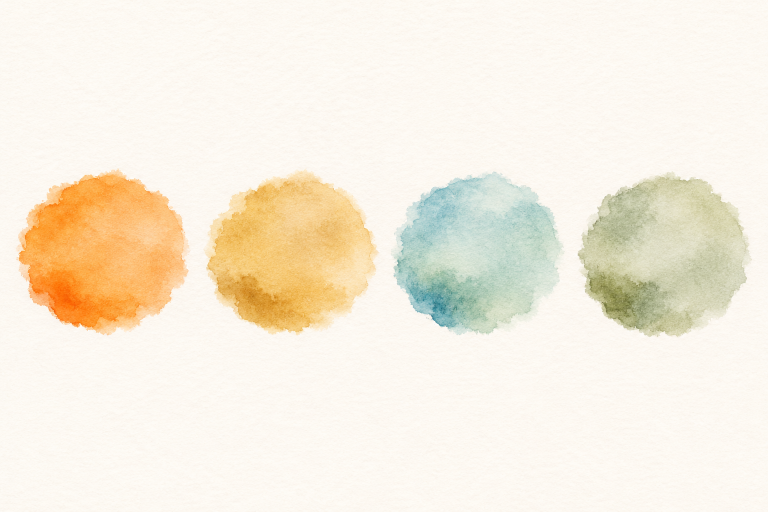
#> input picture reference/ink-pages/about-promise/originals/dots-colour-2.png, 1536 x 1024 px (shown at 1/2 size); its folder holds only this picture in this run
$ python build_about_promise.py
#> lines starting #> are read from the running program, lines starting #| are printed output that depends on the picture; after the words box and inside, x2 and y2 are one past the last pixel; in counts of white or black regions, pixels touching at a corner belong together
### reference/ink-pages/about-promise/cut_promise.py
"""Cut the four small paintings out of each "Our promise" take for the mockups (November 12, 2026).

Each Codex sheet holds four paintings in a row on bare paper. The paper is divided out (so the
paintings multiply onto the page, as the four grey dots do), the four are found as the four largest
patches of paint, sorted left to right, and each is cut into a square with room round it, its
edges faded to white so no crop line shows.

    python -X utf8 reference/ink-pages/about-promise/cut_promise.py take [take ...]

Out: plates/img/<take>-<1..4>.png (git-ignored), 360px squares like the dots they stand in for.
"""

import sys
from pathlib import Path

import cv2
import numpy as np
from PIL import Image

HERE = Path(__file__).resolve().parent
IMG = HERE / "plates" / "img"
SIDE = 360
# How far round each painting's own box the square reaches (a share of its larger side).
ROOM = 0.10


def load(name):
#> called with name = 'dots-colour-2'
    img = Image.open(HERE / "originals" / f"{name}.png")
#> img is the input picture: PIL image 1536x1024 RGB; mean R, G, B 246, 237.9, 222.1
    if img.mode in ("RGBA", "LA", "P"):
        img = img.convert("RGBA")
        paper = Image.new("RGBA", img.size, (255, 255, 255, 255))
        img = Image.alpha_composite(paper, img)
    return np.asarray(img.convert("RGB")).astype(float)


def divide_paper(a):
    """Paper to white: each channel divided by the paper's own colour (a bright percentile)."""
    paper = np.percentile(a.reshape(-1, 3), 90, axis=0)
#> paper = [254, 250, 244]
    return np.clip(a / paper * 255.0, 0, 255)


def paint_mask(a):
    """Where there is paint: darker than the paper, or coloured."""
    lo = a.min(axis=2)
    hi = a.max(axis=2)
    dark = 255 - lo
    sat = (hi - lo)
    mask = ((dark > 24) | (sat > 22)).astype(np.uint8)
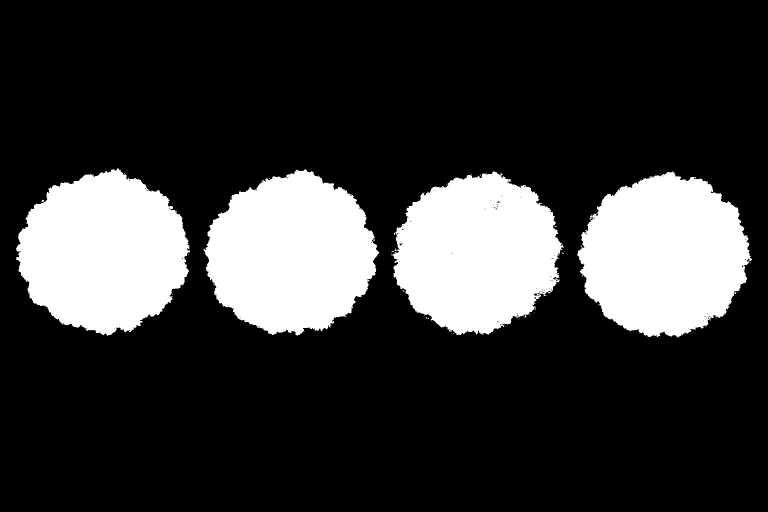
#> mask: shape (1024, 1536) (shown at 1/2 size); values 0 (black) and 1 (white), 21.3% white; 42 white regions (38 under 20 px), largest, box (x1, y1, x2, y2) and area: (1155, 343, 1504, 675) 84664, (32, 337, 380, 672) 84209, (407, 338, 759, 671) 84069, (782, 343, 1128, 670) 81396
    # Paper grain and stray specks out.
    return cv2.morphologyEx(mask, cv2.MORPH_OPEN, np.ones((3, 3), np.uint8))
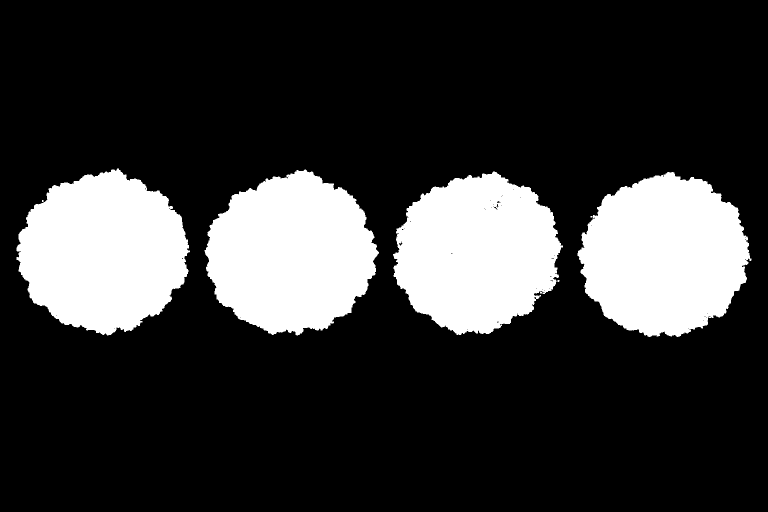
#> returned value: shape (1024, 1536) (shown at 1/2 size); values 0 (black) and 1 (white), 21.2% white; 8 white regions (4 under 20 px), largest, box (x1, y1, x2, y2) and area: (1155, 344, 1503, 674) 84391, (33, 337, 380, 671) 84024, (409, 339, 758, 671) 83852, (786, 343, 1126, 670) 80857


def four(mask):
    """The four paintings, left to right: the four bands of columns that hold the most paint (the
    four stand in one row, so a column with paint belongs to one of them; gaps of a few columns
    inside one painting are bridged)."""
    cols = mask.astype(np.int64).sum(axis=0) > 3
    runs, start = [], None
    for x, on in enumerate(list(cols) + [False]):
        if on and start is None:
            start = x
        elif not on and start is not None:
            runs.append([start, x])
            start = None
#> this loop made 1537 passes
#> on on passes 1 to 12: False, False, False, False, False, False, False, False, False, False, False, False
#> after the loop, runs = [[33, 379], [410, 757], [787, 1126], [1155, 1503]]
    merged = []
    for r in runs:
        if merged and r[0] - merged[-1][1] < 5:
            merged[-1][1] = r[1]
        else:
            merged.append(r)
#> this loop made 4 passes
#> after the loop, merged = [[33, 379], [410, 757], [787, 1126], [1155, 1503]]
    merged.sort(key=lambda r: -int(mask[:, r[0] : r[1]].astype(np.int64).sum()))
    if len(merged) < 4:
        raise SystemExit(f"found only {len(merged)} paintings")
    boxes = []
    for x0, x1 in merged[:4]:
        own = np.zeros_like(mask, bool)
        own[:, x0:x1] = mask[:, x0:x1] > 0
        ys = np.nonzero(own.sum(axis=1) > 3)[0]
        boxes.append((x0, ys.min(), x1, ys.max() + 1, own))
#> this loop made 4 passes
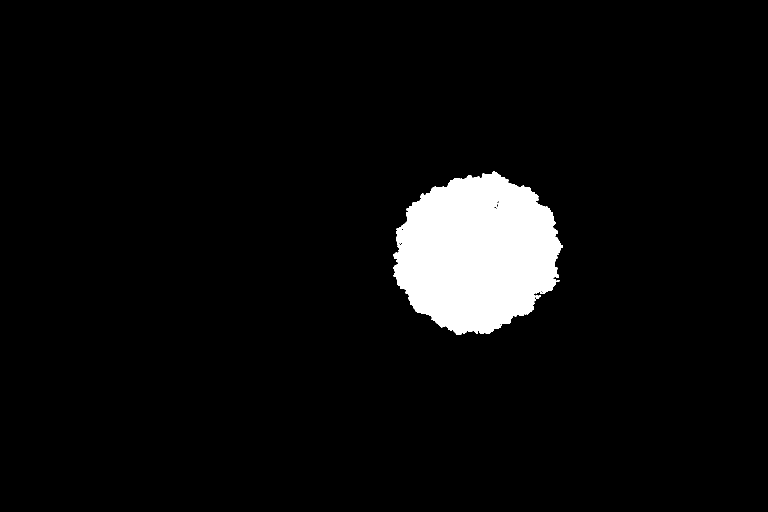
#> own: shape (1024, 1536) bool (shown at 1/2 size); 5.1% white; 3 white regions (2 under 20 px), largest, box (x1, y1, x2, y2) and area: (787, 343, 1126, 670) 80854
#> after the loop, boxes = 4 items
    return sorted(boxes, key=lambda b: b[0])


def cut(a, box, side, cy):
    """One painting in a square of the given side: all four share one scale and one middle line,
    so a bud stays smaller than the open flower and the four stand on one line."""
    x0, y0, x1, y1, own = box
    cx = (x0 + x1) / 2
    sx, sy = int(round(cx - side / 2)), int(round(cy - side / 2))
    out = np.full((side, side, 3), 255.0)
    keep = np.zeros((side, side), bool)
    H, W = a.shape[:2]
    ax0, ay0 = max(0, sx), max(0, sy)
    ax1, ay1 = min(W, sx + side), min(H, sy + side)
    out[ay0 - sy : ay1 - sy, ax0 - sx : ax1 - sx] = a[ay0:ay1, ax0:ax1]
    keep[ay0 - sy : ay1 - sy, ax0 - sx : ax1 - sx] = own[ay0:ay1, ax0:ax1]
    # Only this painting: a neighbour's paint that reaches into the square goes back to paper.
    soft = cv2.GaussianBlur(cv2.dilate(keep.astype(np.uint8) * 255, np.ones((15, 15), np.uint8)).astype(float), (0, 0), 6) / 255.0
    out = 255 - (255 - out) * soft[..., None]
    # The square's own edge fades to paper, so no crop line can show.
    ramp = np.minimum.outer(*(np.minimum(np.arange(side), np.arange(side)[::-1]),) * 2) / (side * 0.06)
    ramp = np.clip(ramp, 0, 1)
    out = 255 - (255 - out) * ramp[..., None]
    img = Image.fromarray(np.clip(out, 0, 255).astype(np.uint8))
    return img.resize((SIDE, SIDE), Image.LANCZOS)


# [10 lines left out: function main, not called in this run]


# [2 lines that do not run on import are left out]

### reference/ink-pages/about-promise/build_about_promise.py
"""Build About's "Our promise" pictures: the four dots in colour (Mo picked A, November 12, 2026).

Mo asked for About's last three parts to take the site's California colour, one part at a time.
Of three ideas for Our promise (A the same dots in colour, B four California wildflowers, C one
poppy counting from bud to bloom) he compared B and C, then said "Let's try A". The four grey ink
dots (dark to pale) become four loose watercolour blooms in the colours of the page's own
paintings: poppy orange, golden-hill straw, Pacific blue, sage green (Codex painting
dots-colour-2, prompts/_style.txt + prompts/dots-colour.txt).

The sheet's paper is divided out (the dots multiply onto the page, as the grey ones did) and each
dot is cut into a square with the same room round it as in the mockup Mo picked from
(cut_promise.py), all four on one scale and one middle line.

    python -X utf8 reference/ink-pages/about-promise/build_about_promise.py

Out: public/images/about-promise/dot-colour-<1..4>-v1.webp and src/components/about/promise-art.ts
(the grey dots stay in about-art.ts, which build_bc.py writes).
"""

from pathlib import Path

from cut_promise import ROOM, cut, divide_paper, four, load, paint_mask

HERE = Path(__file__).resolve().parent
ROOT = HERE.parents[2]
URL = "/images/about-promise"
SITE = ROOT / "public" / URL.lstrip("/")
ART = ROOT / "src" / "components" / "about" / "promise-art.ts"
TAKE = "dots-colour-2"
NAME = "dot-colour-{k}-v1"


def main():
    SITE.mkdir(parents=True, exist_ok=True)
    a = divide_paper(load(TAKE))
    boxes = four(paint_mask(a))
#> boxes = 4 items
    side = int(max(max(b[2] - b[0], b[3] - b[1]) for b in boxes) * (1 + 2 * ROOM))
#> side = 417
    cy = (min(b[1] for b in boxes) + max(b[3] for b in boxes)) / 2
#> cy = 505.5
    entries = []
    for k, box in enumerate(boxes, 1):
        img = cut(a, box, side, cy)
        name = NAME.format(k=k)
        img.save(SITE / f"{name}.webp", quality=90, method=6)
        print(name, img.size, (SITE / f"{name}.webp").stat().st_size)
        entries.append(f'  {{\n    src: "{URL}/{name}.webp",\n    width: {img.width},\n    height: {img.height},\n  }},\n')
#> this loop made 4 passes
#> (x0 in cut, y0 in cut, x1 in cut, y1 in cut, cx in cut, sx in cut, ax0 in cut, ax1 in cut) on passes 1 to 4: (33, 337, 379, 670, 206, -2, 0, 415), (410, 340, 757, 670, 583.5, 375, 375, 792), (787, 343, 1126, 670, 956.5, 748, 748, 1165), (1155, 344, 1503, 674, 1329, 1120, 1120, 1536)
#| dot-colour-1-v1 (360, 360) 16886
#| dot-colour-2-v1 (360, 360) 15342
#| dot-colour-3-v1 (360, 360) 14568
#| dot-colour-4-v1 (360, 360) 14720
#> pass 1, in cut, `x0, y0, x1, y1, own = box`:
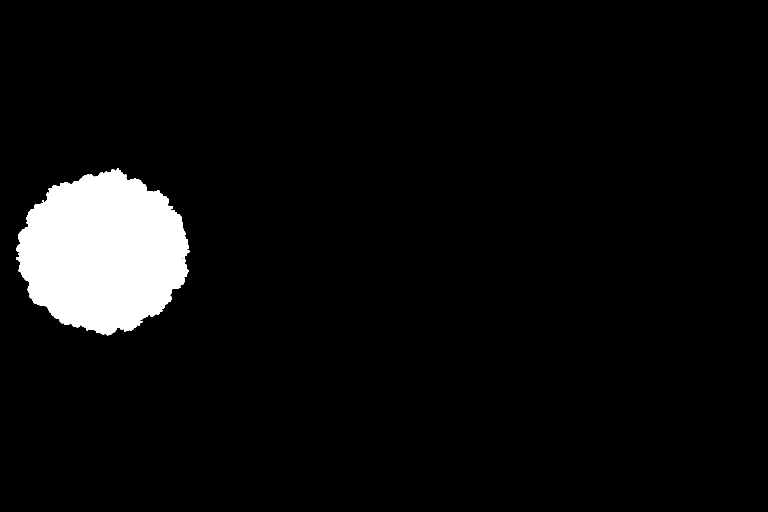
#> own: shape (1024, 1536) bool (shown at 1/2 size); 5.3% white; 2 white regions (1 under 20 px), largest, box (x1, y1, x2, y2) and area: (33, 337, 379, 671) 84021
#> pass 1, in cut, `soft = cv2.GaussianBlur(cv2.dilate(keep.astype(np.uint8) * 255, np.one..`:
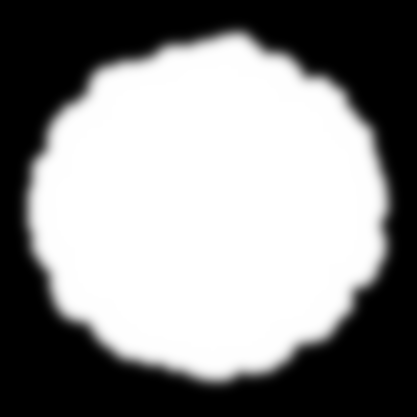
#> soft: shape (417, 417) float64; min 0, max 1, mean 0.544
#> pass 1, in cut, `out = 255 - (255 - out) * soft[..., None]`:
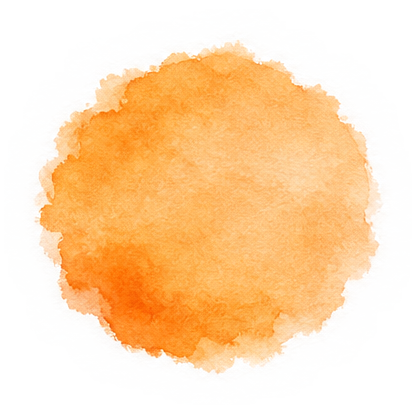
#> out: shape (417, 417, 3) float64; mean of channels 0, 1, 2 254.1, 219.5, 179.7; drawn as R, G, B
#> after the loop:
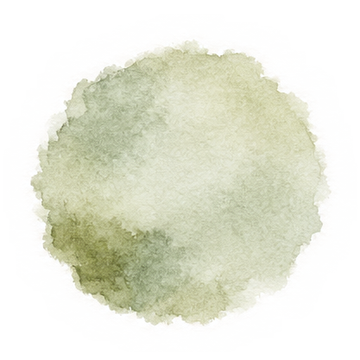
#> img: PIL image 360x360 RGB; mean R, G, B 230, 231.7, 216.8
#> after the loop, entries = 4 items
    ART.write_text(
        "// Generated by reference/ink-pages/about-promise/build_about_promise.py. Do not edit by hand.\n"
        "// The About page's promise dots in colour (Mo picked A, November 12, 2026): poppy orange,\n"
        "// golden-hill straw, Pacific blue and sage green watercolour, their paper divided out so they\n"
        "// multiply onto the page, each in a square with the same room round it.\n"
        "export const dots = [\n" + "".join(entries) + "] as const;\n",
        encoding="utf-8",
        newline="\n",
    )
    print(ART.relative_to(ROOT))


if __name__ == "__main__":
    main()
